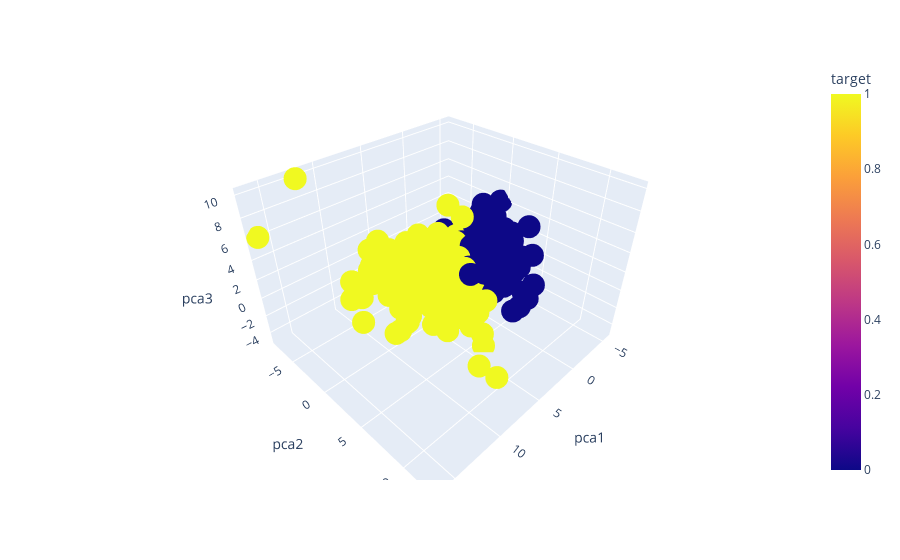

The code cell stored with this chart in its notebook:
### Markdown cell above
<font size=5 color=#009999> <b>2. Feature Selection/ Feature Extraction </b> </font> <br> <br>

Unlike explicit programming, machine learning is a form of AI that enables a system to learn from directly from data. Modern day datasets are very rich in information with data collected from millions of IoT devices and sensors. This makes the data high dimensional and it is quite common to see datasets with hundreds of features. <br>

Feature Selection/Extraction is a very critical component in a Data Scientist’s workflow. When presented data with very high dimensionality, models usually choke because:
   - Training time increases exponentially with number of features. Ressources need also to be allocated for uninformative features. 
   - Models have increasing risk of overfitting with increasing number of features (curse of dimensionality). Uninformative features then act as noise for the machine learning model that can perform terribly poorly.
    
**Feature selection** is "the process of selecting subset of relevant features for processing, without any transformation". Such methods consider the relationship between features and the target variable to compute the importance of features. We will quantify this relation by the use of the correlation between each variable and the target variable.

**Feature extraction** "aims to reduce the number of features in a dataset by creating new features from the existing ones (and then discarding the original features)". These new reduced set of features should then be able to summarize most of the information contained in the original set of features. A classical way to perform feature selection is to use one dimensionality reduction tools such as the principal component analysis (PCA).

<img src="imgs/dimensionality_reduction.jpg" width = "250">

    
You are asked to implement both feature selection and feature extraction. 

<div class="alert alert-info">
<b>Usefull Methods</b>  <br>
<ol>
     <li>For the correlation method, use the <samp>corrcoef</samp> function from the <samp>numpy</samp> module to measure the linear correlation between all the variables and the target.
     <li>For PCA method, choose the number of components to keep based on the percentage of explained variance. Use the functions in the <samp>sklearn</samp> module for this method.
</ol>
</div>

### Code cell
from sklearn.decomposition import PCA
from sklearn.preprocessing import StandardScaler

#explained ratio can be a good way to compare PCA

# -------------------------------------------------------------------------------------
# 1. Feature Selection based on Correlation 
# -------------------------------------------------------------------------------------
datawithtargetbis = data.copy()
datawithtargetbis["target"] = target_bin
#print(datawithtargetbis.corr())
print(np.corrcoef(datawithtargetbis.values,rowvar=False)[-1])
# -------------------------------------------------------------------------------------
# 2. Feature Extraction based on PCA (do not forget to normalize your data before PCA)
# -------------------------------------------------------------------------------------
scaler = StandardScaler()
data_norm = scaler.fit_transform(data.values)
#print(data_norm)
pca = PCA(n_components=3)
pca_data = pca.fit_transform(data_norm)

dataframe_norm = pd.DataFrame(data = pca_data, columns= ["pca1","pca2","pca3"])
dataframe_norm['target'] = target_bin[0]
print(dataframe_norm)
fig = px.scatter_3d(dataframe_norm,x='pca1',y='pca2',z='pca3',color ='target')
fig.show()

### Figure 1 — Plotly figure (JSON) as saved in the notebook; plotly's stock layout.template omitted (floating-point values rounded to 4 significant figures; data arrays with more than 128 entries replaced by an {"elided": "..."} marker saying what was removed)
{"data": [{"hovertemplate": "pca1=%{x}<br>pca2=%{y}<br>pca3=%{z}<br>target=%{marker.color}<extra></extra>", "legendgroup": "", "marker": {"color": {"elided": "569 int values"}, "coloraxis": "coloraxis", "symbol": "circle"}, "mode": "markers", "name": "", "scene": "scene", "showlegend": false, "type": "scatter3d", "x": {"elided": "569 float values"}, "y": {"elided": "569 float values"}, "z": {"elided": "569 float values"}}], "layout": {"coloraxis": {"colorbar": {"title": {"text": "target"}}, "colorscale": [[0, "#0d0887"], [0.1111, "#46039f"], [0.2222, "#7201a8"], [0.3333, "#9c179e"], [0.4444, "#bd3786"], [0.5556, "#d8576b"], [0.6667, "#ed7953"], [0.7778, "#fb9f3a"], [0.8889, "#fdca26"], [1, "#f0f921"]]}, "legend": {"tracegroupgap": 0}, "margin": {"t": 60}, "scene": {"domain": {"x": [0, 1], "y": [0, 1]}, "xaxis": {"title": {"text": "pca1"}}, "yaxis": {"title": {"text": "pca2"}}, "zaxis": {"title": {"text": "pca3"}}}}}
